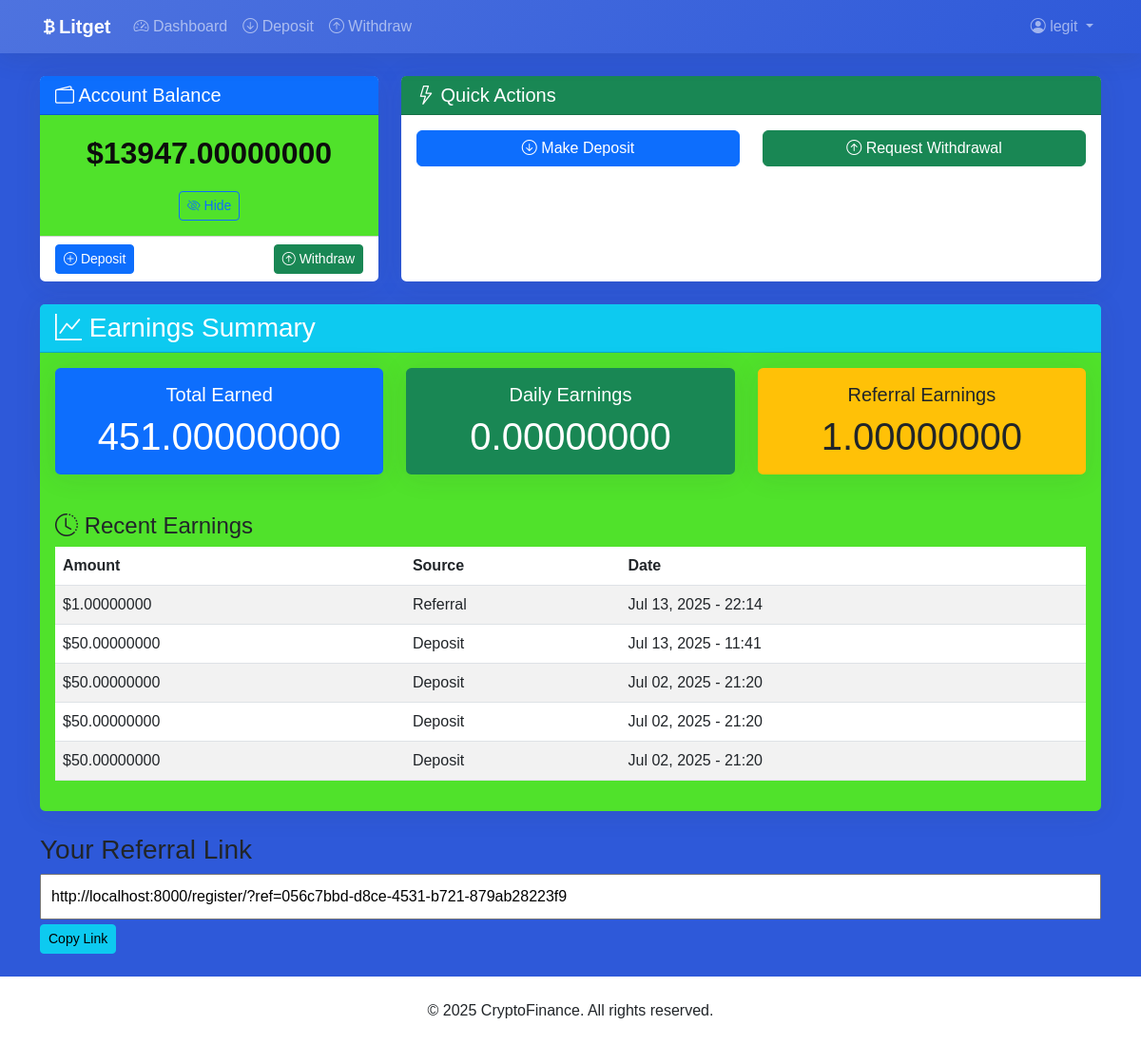
/dashboard/ (signed in), run on the app's committed database.
### myapp/models.py (models this page shows, shortened)
class User(AbstractUser):
    balance = models.DecimalField(max_digits=20, decimal_places=8, default=0)
    hide_balance = models.BooleanField(default=False)
    referral_code = models.UUIDField(default=uuid.uuid4, editable=True, unique=True)
    referred_by = models.ForeignKey('self', null=True, blank=True, on_delete=models.SET_NULL, related_name='referrals')
    total_earned = models.DecimalField(max_digits=20, decimal_places=8, default=0)
    groups = models.ManyToManyField(
        Group,
        verbose_name='groups',
        blank=True,
        help_text='The groups this user belongs to.',
        related_name="custom_user_set",  # Changed from default
        related_query_name="user",
    )
    user_permissions = models.ManyToManyField(
        Permission,
        verbose_name='user permissions',
        blank=True,
        help_text='Specific permissions for this user.',
        related_name="custom_user_set",  # Changed from default
        related_query_name="user",
    )

class Earning(models.Model):
    user = models.ForeignKey(User, on_delete=models.CASCADE)
    amount = models.DecimalField(max_digits=20, decimal_places=8)
    source = models.CharField(max_length=100)  # 'deposit', 'referral', etc.
    deposit = models.ForeignKey(Deposit, on_delete=models.SET_NULL, null=True, blank=True)
    created_at = models.DateTimeField(auto_now_add=True)

### myapp/views.py (the view)
# urls.py: path('dashboard/', views.dashboard, name='dashboard'),
@login_required
def dashboard(request):
    user = request.user
    deposits = Deposit.objects.filter(user=user).order_by('-created_at')[:5]
    withdrawals = Withdrawal.objects.filter(user=user).order_by('-created_at')[:5]
    earnings = Earning.objects.filter(user=user).order_by('-created_at')[:5]
    total_earned = Earning.objects.filter(user=user).aggregate(total=Sum('amount'))['total'] or Decimal('0.0')
    referral_earned = Earning.objects.filter(user=user, source='referral').aggregate(total=Sum('amount'))['total'] or Decimal('0.0')
    daily_earned = Earning.objects.filter(user=user, source='daily_earning').aggregate(total=Sum('amount'))['total'] or Decimal('0.0')
    context = {
        'deposits': deposits,
        'withdrawals': withdrawals,
        'earnings': earnings,
        'total_earned': total_earned,
        'referral_earned': referral_earned,
        'daily_earned': daily_earned,
        'balance': user.balance,
        'wallet_addresses': WalletAddress.objects.filter(is_active=True),
        'deposit_plans': DepositPlan.objects.filter(is_active=True),
    }
    return render(request, 'myapp/dashboard.html', context)

### myapp/templates/myapp/dashboard.html (shortened to what this page needs)
{% extends 'myapp/base.html' %}
{% block content %}
<div class="row">
    <div class="col-lg-4 mb-4">
        <div class="card h-100">
            <div class="card-header bg-primary text-white">
                <h5 class="mb-0"><i class="bi bi-wallet2"></i> Account Balance</h5>
            </div>
            <div class="card-body text-center" style="background-color: rgb(80, 226, 43);">
                <div class="balance-display mb-3">
                    {% if request.user.hide_balance %}
                        <i class="bi bi-eye-slash"></i> ******
                    {% else %}
                        ${{ request.user.balance|floatformat:8 }}
                    {% endif %}
                </div>
                <button id="toggle-balance" class="btn btn-sm btn-outline-primary">
                    {% if request.user.hide_balance %}
                        <i class="bi bi-eye"></i> Show
                    {% else %}
                        <i class="bi bi-eye-slash"></i> Hide
                    {% endif %}
                </button>
            </div>
            <div class="card-footer bg-transparent" style="background-color: rgb(80, 226, 43);">
                <div class="d-flex justify-content-between">
                    <a href="{% url 'create_deposit' %}" class="btn btn-sm btn-primary">
                        <i class="bi bi-plus-circle"></i> Deposit
                    </a>
                    <a href="{% url 'create_withdrawal' %}" class="btn btn-sm btn-success">
                        <i class="bi bi-arrow-up-circle"></i> Withdraw
                    </a>
                </div>
            </div>
        </div>
    </div>
    <div class="col-lg-8 mb-4">
        <div class="card h-100">
            <div class="card-header bg-success text-white">
                <h5 class="mb-0"><i class="bi bi-lightning"></i> Quick Actions</h5>
            </div>
            <div class="card-body">
                <div class="row">
                    <div class="col-md-6 mb-3">
                        <a href="{% url 'create_deposit' %}" class="btn btn-primary w-100">
                            <i class="bi bi-arrow-down-circle"></i> Make Deposit
                        </a>
                    </div>
                    <div class="col-md-6 mb-3">
                        <a href="{% url 'create_withdrawal' %}" class="btn btn-success w-100">
                            <i class="bi bi-arrow-up-circle"></i> Request Withdrawal
                        </a>
                    </div>
                </div>
            </div>
        </div>
    </div>
</div>
<div class="row">
    <div class="col-12">
        <div class="card" style="background-color: rgb(80, 226, 43);">
            <div class="card-header bg-info text-white">
                <h3 class="mb-0"><i class="bi bi-graph-up"></i> Earnings Summary</h3>
            </div>
            <div class="card-body">
                <div class="row mb-4">
                    <div class="col-md-4 mb-3">
                        <div class="card bg-primary text-white h-100">
                            <div class="card-body text-center">
                                <h5 class="card-title">Total Earned</h5>
                                <p class="card-text display-6">{{ total_earned|floatformat:8 }}</p>
                            </div>
                        </div>
                    </div>
                    <div class="col-md-4 mb-3">
                        <div class="card bg-success text-white h-100">
                            <div class="card-body text-center">
                                <h5 class="card-title">Daily Earnings</h5>
                                <p class="card-text display-6">{{ daily_earned|floatformat:8 }}</p>
                            </div>
                        </div>
                    </div>
                    <div class="col-md-4 mb-3">
                        <div class="card bg-warning text-dark h-100">
                            <div class="card-body text-center">
                                <h5 class="card-title">Referral Earnings</h5>
                                <p class="card-text display-6">{{ referral_earned|floatformat:8 }}</p>
                            </div>
                        </div>
                    </div>
                </div>
                <h4><i class="bi bi-clock-history"></i> Recent Earnings</h4>
                <div class="table-responsive">
                    <table class="table table-striped">
                        <thead>
                            <tr>
                                <th>Amount</th>
                                <th>Source</th>
                                <th>Date</th>
                            </tr>
                        </thead>
                        <tbody>
                            {% for earn in earnings %}
                            <tr>
                                <td>${{ earn.amount|floatformat:8 }}</td>
                                <td>{{ earn.source|title }}</td>
                                <td>{{ earn.created_at|date:"M d, Y - H:i" }}</td>
                            </tr>
                            {% empty %}
                            <tr><td colspan="3">No earnings yet.</td></tr>
                            {% endfor %}
                        </tbody>
                    </table>
                </div>
            </div>
        </div>
    </div>
</div>
<div class="mt-4">
    <h3>Your Referral Link</h3>
    <input type="text" id="refLink" value="http://localhost:8000/register/?ref={{ user.referral_code }}" readonly style="width: 100%; padding: 10px;" />
    <button onclick="copyReferralLink()" style="margin-top: 5px;" class="btn btn-info btn-sm">Copy Link</button>
</div>
{% endblock %}

### myapp/templates/myapp/base.html (shortened to what this page needs)
<!DOCTYPE html>
<html lang="en">
<head>
    <link href="https://cdn.jsdelivr.net/npm/bootstrap@5.3.0/dist/css/bootstrap.min.css" rel="stylesheet">
    <link rel="stylesheet" href="https://cdn.jsdelivr.net/npm/bootstrap-icons@1.10.0/font/bootstrap-icons.css">
</head>
<body>
    <nav class="navbar navbar-expand-lg navbar-dark sticky-top">
        <div class="container">
            <a class="navbar-brand fw-bold" href="{% url 'dashboard' %}">
                <i class="bi bi-currency-bitcoin"></i>Litget
            </a>
            <div class="collapse navbar-collapse" id="navbarNav">
                <ul class="navbar-nav me-auto">
                    {% if user.is_authenticated %}
                        <li class="nav-item">
                            <a class="nav-link" href="{% url 'dashboard' %}">
                                <i class="bi bi-speedometer2"></i> Dashboard
                            </a>
                        </li>
                        <li class="nav-item">
                            <a class="nav-link" href="{% url 'create_deposit' %}">
                                <i class="bi bi-arrow-down-circle"></i> Deposit
                            </a>
                        </li>
                        <li class="nav-item">
                            <a class="nav-link" href="{% url 'create_withdrawal' %}">
                                <i class="bi bi-arrow-up-circle"></i> Withdraw
                            </a>
                        </li>
                    {% endif %}
                </ul>
                <ul class="navbar-nav">
                    {% if user.is_authenticated %}
                        <li class="nav-item dropdown">
                            <a class="nav-link dropdown-toggle" href="#" id="navbarDropdown" role="button" data-bs-toggle="dropdown">
                                <i class="bi bi-person-circle"></i> {{ user.username }}
                            </a>
                        </li>
                    {% endif %}
                </ul>
            </div>
        </div>
    </nav>
    <main class="container py-4">
        {% block content %}{% endblock %}
    </main>
    <footer class="py-4 mt-auto bg-white">
        <div class="container text-center">
            <p class="mb-0">&copy; {% now "Y" %} CryptoFinance. All rights reserved.</p>
        </div>
    </footer>
</body>
</html>

### myapp/templates/myapp/base.html (style rules this page uses)
:root { --primary: #4e73df; --secondary: #2e59d9; --success: #1cc88a; --info: #36b9cc; --warning: #f6c23e; --danger: #e74a3b; --light: #f8f9fc; --dark: #0c0c0c; }
body { background-color: var(--secondary); font-family: 'Nunito', sans-serif; }
.navbar { background: linear-gradient(135deg, var(--primary) 0%, var(--secondary) 100%); box-shadow: 0 0.15rem 1.75rem 0 rgba(58, 59, 69, 0.15); }
.card { border: none; border-radius: 0.35rem; box-shadow: 0 0.15rem 1.75rem 0 rgba(58, 59, 69, 0.1); transition: all 0.3s ease; }
.balance-display { font-size: 2rem; font-weight: 700; color: var(--dark); }

### data on the page
User: username "legit", user.balance "13947.00000000", referral_code "http://localhost:8000/register/?ref=056c7bbd-d8ce-4531-b721-879ab28223f9"
Earning: amount "1.00000000", source "Referral", created_at "Jul 13, 2025 - 22:14"
Earning: amount "50.00000000", source "Deposit", created_at "Jul 13, 2025 - 11:41"
Earning: amount "50.00000000", source "Deposit", created_at "Jul 02, 2025 - 21:20"
Earning: amount "50.00000000", source "Deposit", created_at "Jul 02, 2025 - 21:20"
Earning: amount "50.00000000", source "Deposit", created_at "Jul 02, 2025 - 21:20"

### other printed values
{{ total_earned|floatformat:8 }} "451.00000000"
{{ daily_earned|floatformat:8 }} "0.00000000"
{{ referral_earned|floatformat:8 }} "1.00000000"
